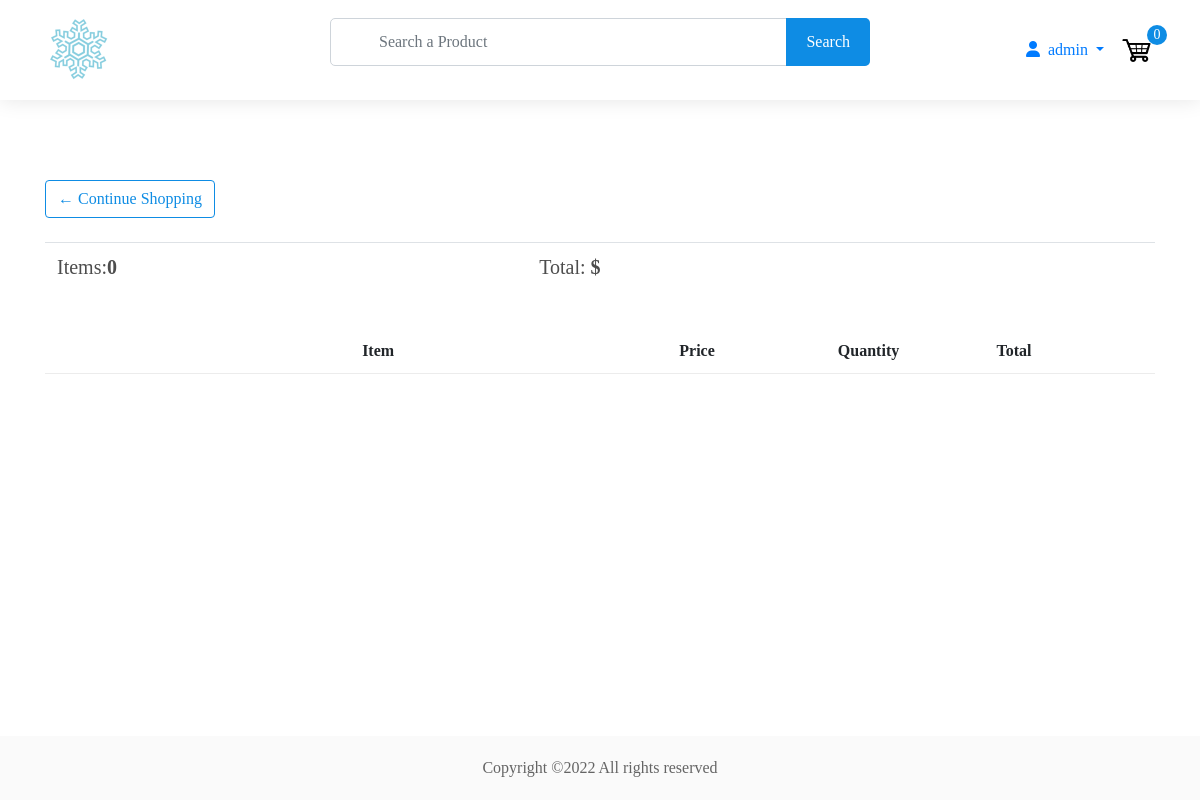
The app's page /cart/ (signed in), older data.
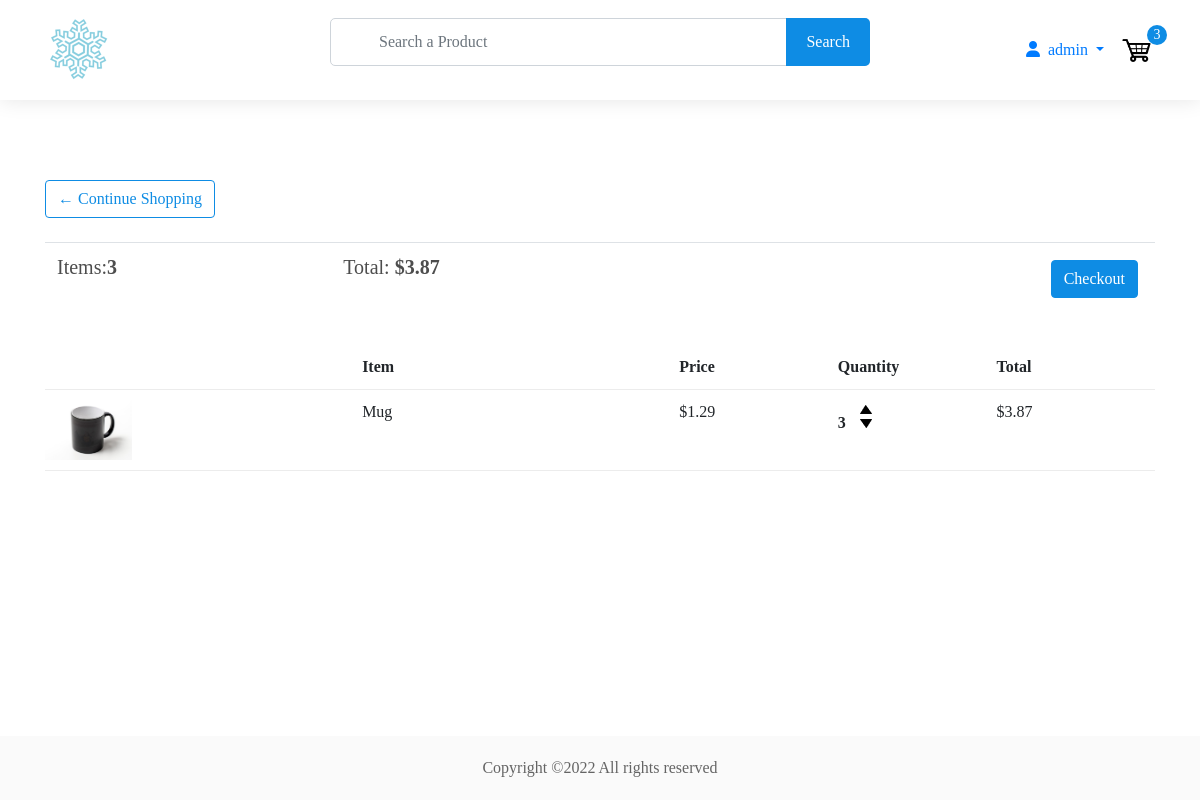
The same page, newer data.
### store/models.py (models this page shows, shortened)
class Order(models.Model):
    customer = models.ForeignKey(
        Customer, on_delete=models.CASCADE, blank=True, null=True
    )
    items = models.ManyToManyField(OrderItem)
    date_orderd = models.DateTimeField(auto_now_add=True)
    ordered = models.BooleanField(default=False, null=False, blank=False)
    being_delivered = models.BooleanField(default=False)
    transaction_id = models.CharField(max_length=200, null=True)
    total_price = models.FloatField(max_length=200, null=True)  # added
    sphipping_address = models.ForeignKey(
        "ShippingAddress", on_delete=models.SET_NULL, blank=True, null=True
    )
    payment = models.ForeignKey(
        "Payment", on_delete=models.SET_NULL, blank=True, null=True
    )
    def get_total(self):
        total = 0
        for order_items in self.items.all():
            total = total + order_items.get_total_item_price
        return total
    @property
    def get_cart_items(self):
        total = 0
        for order_item in self.items.all():
            total += order_item.quantity
        return total

class OrderItem(models.Model):
    customer = models.ForeignKey(
        Customer, on_delete=models.CASCADE, blank=True, null=True
    )
    product = models.ForeignKey(Product, on_delete=models.CASCADE, null=True)
    quantity = models.IntegerField(default=0, null=True, blank=True)
    ordered = models.BooleanField(default=False)
    @property
    def get_total_item_price(self):
        total = self.product.price * self.quantity
        return total

class Product(models.Model):
    name = models.CharField(max_length=200, null=True)
    price = models.DecimalField(max_digits=7, decimal_places=2)
    digital = models.BooleanField(default=False, null=True, blank=False)
    image = models.ImageField(null=True, blank=True)
    status = models.BooleanField(default=False, null=True, blank=False)  # changed
    description = models.TextField(max_length=1000, null=True, blank=True)  # added
    @property
    def imageURL(self):
        try:
            url = self.image.url
        except:
            url = ""
        return url

### store/views.py (the view)
# urls.py: path("cart/", views.cart, name="cart"),
@login_required(login_url="login")
def cart(request):
    try:
        customer = get_object_or_404(Customer, user=request.user)
        order = Order.objects.get(customer=customer, ordered=False)
        context = {"object": order}
        return render(request, "store/cart.html", context)
    except ObjectDoesNotExist:
        messages.warning(request, "You do not have an active order")
        context = {}
        return render(request, "store/cart.html", context)

### context_processors/context_processors.py (called while the page is built, shortened)
def total_cart_items(request):
    if request.user.is_authenticated:
        customer = Customer.objects.filter(user=request.user).first()
        if customer is None:
            return {"totalCartItems": 0}
        order = Order.objects.filter(customer=customer, ordered=False).first()
        if order is None:
            return {"totalCartItems": 0}
        cartItems = order.get_cart_items
    return {"totalCartItems": cartItems}

### store/templates/store/cart.html
{% extends 'store/header.html' %}
{% load static %}
{% block content %}
	<section>
		<div class="container">
			<div class="row">
				<div class="col-lg-12">
					<div class="box-element">
						<a  class="btn btn-outline-primary" href="{% url 'store' %}">&#x2190; Continue Shopping</a>
						<br>
						<br>
						<table class="table">
							<tr>
								<th><h5>Items:<strong>{{totalCartItems}}</strong></h5></th>
								<th><h5>Total:<strong> ${{object.get_total}}</strong></h5></th>
								<th>
									{% if object.get_total %}
									<a  style="float:right; margin:5px;" class="btn btn-primary" href="{% url 'checkout' %}">Checkout</a>
									{% endif %}
								</th>
							</tr>
						</table>
					</div>
					<br>
					<div class="box-element">
						<div class="cart-row">
							<div style="flex:2"></div>
							<div style="flex:2"><strong>Item</strong></div>
							<div style="flex:1"><strong>Price</strong></div>
							<div style="flex:1"><strong>Quantity</strong></div>
							<div style="flex:1"><strong>Total</strong></div>
						</div>
						{% for item in object.items.all %}
						<div class="cart-row">
							<div style="flex:2"><img class="row-image" src="{{item.product.imageURL}}"></div>
							<div style="flex:2"><p>{{item.product.name}}</p></div>
							<div style="flex:1"><p>${{item.product.price|floatformat:2}}</p></div>
							<div style="flex:1">
								<p class="quantity">{{item.quantity}}</p>
								<div class="quantity">
									<a href="{% url 'add_to_cart' item.product.id %}"><img class="chg-quantity" src="{% static  'images/arrow-up.png' %}"></a>
									<a href="{% url 'remove_from_cart' item.product.id %}"><img class="chg-quantity" src="{% static  'images/arrow-down.png' %}"></a>
								</div>
							</div>
							<div style="flex:1"><p>${{item.get_total_item_price}}</p></div>
						</div>
						{% endfor %}
					</div>
				</div>
			</div>
		</div>
	</section>
{% endblock content %}

### store/templates/store/header.html (shortened to what this page needs)
<!DOCTYPE html>
{% load static %}
<html>
    <head>
        <link
            rel="stylesheet"
            href="https://stackpath.bootstrapcdn.com/bootstrap/4.4.1/css/bootstrap.min.css"
        />
        <link
            rel="stylesheet"
            type="text/css"
            href="{% static 'css/style.css' %}"
        />
        <link rel="stylesheet" type="text/css" href="{% static 'css/payment_alert.css' %}">
        <link rel="stylesheet" href="https://cdnjs.cloudflare.com/ajax/libs/lightgallery/2.3.0/css/lightgallery-bundle.min.css" />
        <link
        rel="stylesheet"
        href="https://unpkg.com/@trevoreyre/autocomplete-js/dist/style.css"
        />
        <link rel='stylesheet' href='https://maxcdn.bootstrapcdn.com/font-awesome/4.5.0/css/font-awesome.min.css' >
    </head>
    <body>
        <div id="page-container">
            <header>
                <div class="container">
                    <div class="row align-items-center">
                        <div class="col-6 col-lg-3 order-1">
                            <a href="{% url 'store' %}" class="logo mr-5">
                                <img src="{% static 'images/logo-1.png' %}" />
                            </a>
                        </div>
                        <div class="col-lg-6 order-3 order-lg-2 mt-2 mt-lg-0">
                            <form id="autocomplete" class="autocomplete" action="/search" method="get">
                                <div class="form-group mb-0">
                                    <input type="text" class="autocomplete-input form-control sm-2 mr-5 pl-5" name="search" placeholder="Search a Product">
                                </div>
                                <button type="submit">Search</button>
                            </form>
                        </div>
                        <div class="col-6 col-lg-3 order-2 order-lg-3">
                            <div class="header-right d-flex align-items-center justify-content-end">
                                {% if request.user.is_authenticated %}
                                    <div class="dropdown">
                                        <a href="#" class="dropdown-toggle" data-toggle="dropdown" aria-haspopup="true" aria-expanded="false">
                                            <i class="fa fa-user mr-2"></i>{{request.user}}
                                        </a>
                                    </div>
                                {% else %}
                                    <a href="{% url 'login' %}" class="btn btn-outline-primary">Login</a>
                                {% endif %}
                                <div class="cart ml-3">
                                    <a href="{% url 'cart' %}">
                                        <img src="{% static 'images/cart.png' %}" />
                                    </a>
                                    <p>{{totalCartItems}}</p>
                                </div>
                            </div>
                        </div>
                    </div>
                </div>
            </header>
            <div id="content-wrap">
                {% block content %}
                {% endblock content %}
            </div>
            <footer>
                <div class="container text-center">
                    <p>Copyright ©2022 All rights reserved</p>
                </div>
            </footer>
        </div>
    </body>
</html>

### static/css/style.css (style rules this page uses)
.btn { transition: 250ms ease-in; }
.btn-primary { background-color: #0e8ce4; border-color: #0e8ce4; }
.btn-outline-primary { color: #0e8ce4; border-color: #0e8ce4; }
img { max-width: 100%; }
h1, h2, h3, h4, h5, h6 { color: #4d4d4d; }
#page-container { position: relative; min-height: 100vh; }
#content-wrap { padding-bottom: 64px; }
section { padding: 50px 0; }
@media (min-width: 768px) { section { padding: 60px 0; } }
@media (min-width: 768px) { section { padding: 80px 0; } }
header { position: -webkit-sticky; position: sticky; top: 0; z-index: 999; background-color: #fff; padding: 15px 0; box-shadow: 0 0 20px #e5e5e5; }
header .logo img { height: 70px; -o-object-fit: contain; object-fit: contain; }
header .autocomplete { position: relative; }
header .autocomplete input { height: 48px; background-color: #fff; border-radius: 5px; }
header .autocomplete button { position: absolute; top: 0; right: 0; height: 100%; background-color: #0e8ce4; color: #fff; font-weight: 500; border: 0; border-radius: 0 5px 5px 0; padding: 0 20px; transition: 250ms ease-in; }
header .cart { position: relative; }
header .cart img { height: 35px; }
header .cart p { position: absolute; top: -8px; right: -12px; width: 20px; height: 20px; color: #fff; background-color: #0e8ce4; font-size: 14px; line-height: 20px; text-align: center; border-radius: 50%; margin-bottom: 0; }
.row-image { height: 60px; width: auto; }
.cart-row { display: flex; align-items: flex-stretch; padding-bottom: 10px; margin-bottom: 10px; border-bottom: 1px solid #ececec; }
.quantity { display: inline-block; font-weight: 700; padding-right: 10px; }
.chg-quantity { width: 12px; cursor: pointer; display: block; margin-top: 5px; transition: 0.1s; }
footer { position: absolute; bottom: 0; height: 64px; width: 100%; background-color: #fafafa; padding: 20px 0; }
footer p { color: rgba(0, 0, 0, 0.6); margin-bottom: 0; }

### static/css/payment_alert.css (style rules this page uses)
body { margin: 0; padding: 0; font-family: "Montserrat "; }

Row changes from the older to the newer data that the page shows:
added Order: get_total "3.87"
now on this page (row edited): OrderItem: product.imageURL (picture), product.name "Mug", product.price "1.29", quantity "3", get_total_item_price "3.87"
changed OrderItem: quantity 1 → 3 (drawn)
Text that changed along with them:
{{ totalCartItems }}: "0" → "3"
text now shown: "Checkout"
